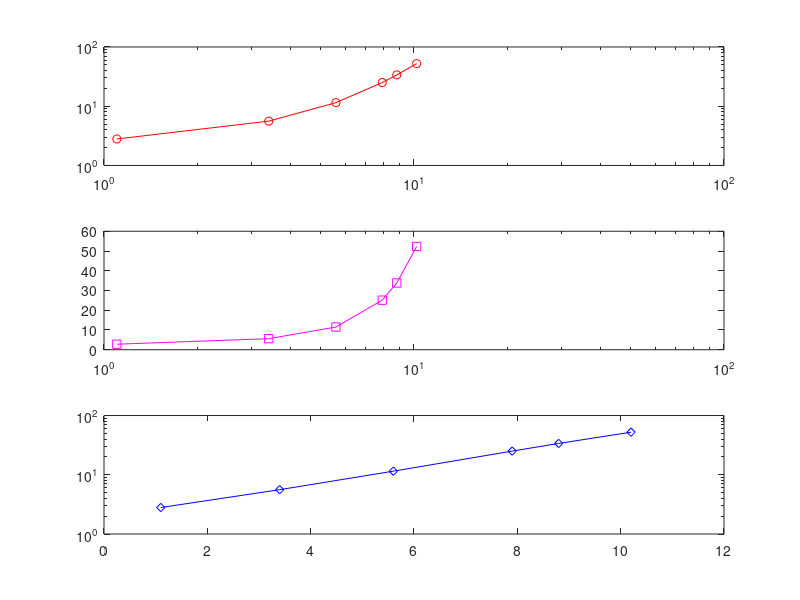

This chart was generated by the following MATLAB code:
x = [1.1, 3.4, 5.6, 7.9, 8.8, 10.2]
y = [2.8, 5.6, 11.5, 25.1, 33.8, 52.3]
figure;
subplot(3,1,1);
loglog(x,y,'ro-')
subplot(3,1,2);
semilogx(x,y,'ms-')
subplot(3,1,3);
semilogy(x,y,'bdiamond-')